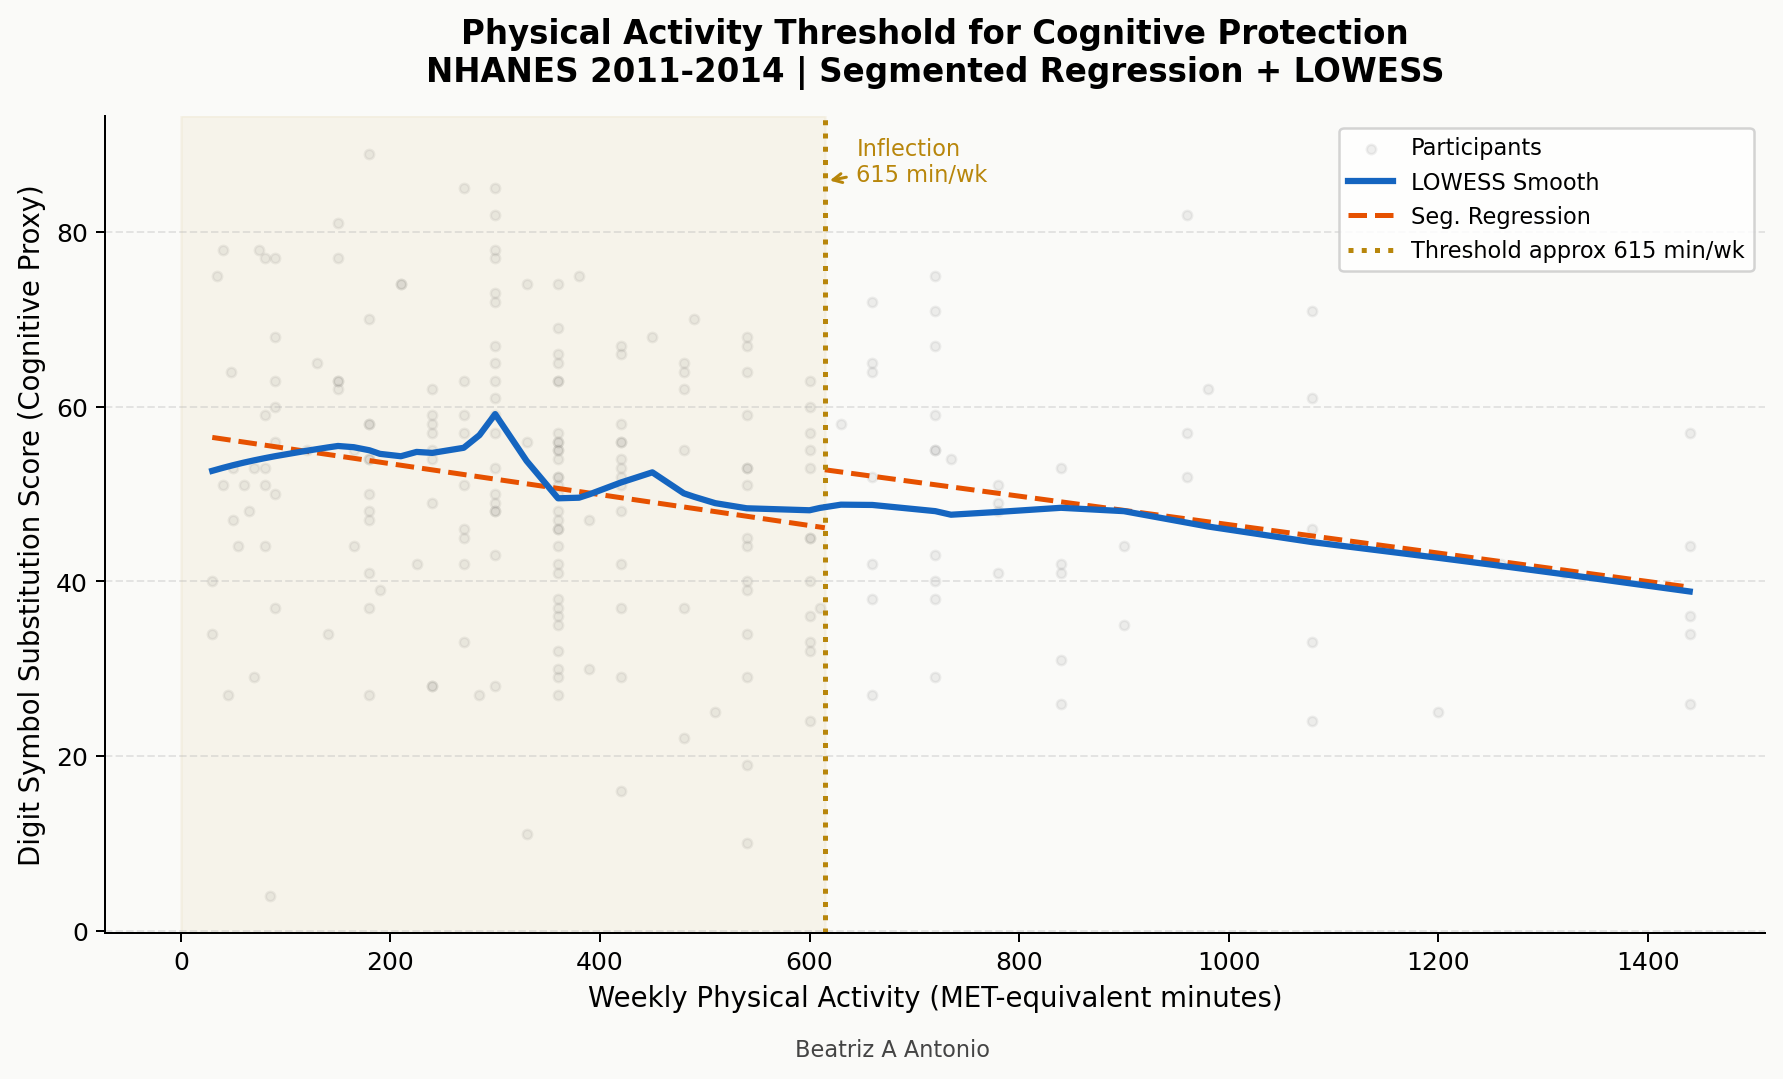

Recreate this plot in Python.
"""NHANES activity threshold analysis entry point.

Place downloaded NHANES XPT files in data/raw, then extend this script to
merge, clean, analyze, and chart the processed dataset.
"""

import os
from pathlib import Path

import pandas as pd
import requests
import numpy as np
import statsmodels.api as sm
from scipy.optimize import minimize_scalar
from statsmodels.nonparametric.smoothers_lowess import lowess

PROJECT_DIR = Path(__file__).resolve().parent
os.environ.setdefault("MPLCONFIGDIR", str(PROJECT_DIR / ".matplotlib"))

import matplotlib

matplotlib.use("Agg")
import matplotlib.pyplot as plt


RAW_DATA_DIR = PROJECT_DIR / "data" / "raw"
PROCESSED_DATA_DIR = PROJECT_DIR / "data" / "processed"
CHARTS_DIR = PROJECT_DIR / "outputs" / "charts"

BASE_URL = "https://wwwn.cdc.gov/Nchs/Data/Nhanes/Public/"
NHANES_FILES = {
    "PAQ_G.XPT": BASE_URL + "2011/DataFiles/PAQ_G.xpt",
    "PAQ_H.XPT": BASE_URL + "2013/DataFiles/PAQ_H.xpt",
    "CFQ_G.XPT": BASE_URL + "2011/DataFiles/CFQ_G.xpt",
    "CFQ_H.XPT": BASE_URL + "2013/DataFiles/CFQ_H.xpt",
}


def is_xport_file(path: Path) -> bool:
    """Return whether a file appears to be a SAS XPORT file."""
    if not path.exists():
        return False

    return path.read_bytes().startswith(b"HEADER RECORD*******")


def download_raw_files() -> None:
    """Download required NHANES XPT files into data/raw."""
    RAW_DATA_DIR.mkdir(parents=True, exist_ok=True)

    for filename, url in NHANES_FILES.items():
        destination = RAW_DATA_DIR / filename
        if is_xport_file(destination):
            print(f"{filename} already exists.")
            continue

        print(f"Downloading {filename}...")
        response = requests.get(url, timeout=60)
        response.raise_for_status()
        destination.write_bytes(response.content)

    print("All files ready.")


def load_and_merge_data() -> pd.DataFrame:
    """Load PAQ and CFQ XPT files, then merge them by participant ID."""
    paq_g = pd.read_sas(RAW_DATA_DIR / "PAQ_G.XPT", format="xport", encoding="utf-8")
    paq_h = pd.read_sas(RAW_DATA_DIR / "PAQ_H.XPT", format="xport", encoding="utf-8")
    paq = pd.concat([paq_g, paq_h], ignore_index=True)

    cfq_g = pd.read_sas(RAW_DATA_DIR / "CFQ_G.XPT", format="xport", encoding="utf-8")
    cfq_h = pd.read_sas(RAW_DATA_DIR / "CFQ_H.XPT", format="xport", encoding="utf-8")
    cfq = pd.concat([cfq_g, cfq_h], ignore_index=True)

    return pd.merge(
        paq[["SEQN", "PAD615", "PAD630"]],
        cfq[["SEQN", "CFDDS"]],
        on="SEQN",
        how="inner",
    )


def clean_data(df: pd.DataFrame) -> pd.DataFrame:
    """Clean merged NHANES data and compute weekly activity minutes."""
    df = df.copy()
    df.replace([7777, 9999], np.nan, inplace=True)
    df.dropna(subset=["PAD615", "PAD630", "CFDDS"], inplace=True)

    df["weekly_activity_min"] = df["PAD615"] + 2 * df["PAD630"]
    cap = df["weekly_activity_min"].quantile(0.99)
    df["weekly_activity_min"] = df["weekly_activity_min"].clip(upper=cap)
    df.rename(columns={"CFDDS": "cog_score"}, inplace=True)

    return df


def save_processed_data(df: pd.DataFrame) -> Path:
    """Save cleaned data for analysis."""
    output_path = PROCESSED_DATA_DIR / "clean.csv"
    df[["weekly_activity_min", "cog_score"]].to_csv(output_path, index=False)
    return output_path


def smooth_activity_curve(df: pd.DataFrame) -> tuple[np.ndarray, np.ndarray]:
    """Fit a LOWESS curve for cognitive score by weekly activity minutes."""
    x = df["weekly_activity_min"].values
    y = df["cog_score"].values

    smoothed = lowess(y, x, frac=0.3, it=3, return_sorted=True)
    x_smooth = smoothed[:, 0]
    y_smooth = smoothed[:, 1]

    return x_smooth, y_smooth


def segmented_rss(bp: float, x: np.ndarray, y: np.ndarray) -> float:
    """Compute RSS for a two-segment linear fit at breakpoint bp."""
    left = x <= bp
    right = x > bp
    rss = 0.0

    for mask in [left, right]:
        if mask.sum() < 3:
            return np.inf
        x_segment = sm.add_constant(x[mask])
        model = sm.OLS(y[mask], x_segment).fit()
        rss += model.ssr

    return rss


def find_activity_breakpoint(df: pd.DataFrame) -> float:
    """Find the activity threshold that minimizes two-segment RSS."""
    x = df["weekly_activity_min"].values
    y = df["cog_score"].values
    lo, hi = np.percentile(x, [10, 90])

    result = minimize_scalar(
        segmented_rss,
        bounds=(lo, hi),
        method="bounded",
        args=(x, y),
    )
    return result.x


def fit_segment(x_segment: np.ndarray, y_segment: np.ndarray) -> sm.regression.linear_model.RegressionResultsWrapper:
    """Fit a linear model for one segment."""
    x_with_constant = sm.add_constant(x_segment)
    return sm.OLS(y_segment, x_with_constant).fit()


def fit_threshold_segments(
    df: pd.DataFrame,
    breakpoint: float,
) -> tuple[
    sm.regression.linear_model.RegressionResultsWrapper,
    sm.regression.linear_model.RegressionResultsWrapper,
]:
    """Fit linear models below and above the activity threshold."""
    x = df["weekly_activity_min"].values
    y = df["cog_score"].values
    left_mask = x <= breakpoint
    right_mask = x > breakpoint

    left_model = fit_segment(x[left_mask], y[left_mask])
    right_model = fit_segment(x[right_mask], y[right_mask])

    return left_model, right_model


def save_activity_threshold_chart(
    df: pd.DataFrame,
    x_smooth: np.ndarray,
    y_smooth: np.ndarray,
    breakpoint: float,
    left_model: sm.regression.linear_model.RegressionResultsWrapper,
    right_model: sm.regression.linear_model.RegressionResultsWrapper,
) -> tuple[Path, Path]:
    """Save scatter, LOWESS, segmented regression, and threshold chart."""
    x = df["weekly_activity_min"].values
    y = df["cog_score"].values
    left_mask = x <= breakpoint
    right_mask = x > breakpoint

    fig, ax = plt.subplots(figsize=(10, 6))
    fig.patch.set_facecolor("#FAFAF8")
    ax.set_facecolor("#FAFAF8")

    ax.scatter(x, y, alpha=0.12, s=14, color="#888888", label="Participants")
    ax.plot(
        x_smooth,
        y_smooth,
        color="#1565C0",
        lw=2.5,
        label="LOWESS Smooth",
        zorder=3,
    )

    x_left = np.linspace(x[left_mask].min(), breakpoint, 200)
    x_right = np.linspace(breakpoint, x[right_mask].max(), 200)
    y_left = left_model.params[0] + left_model.params[1] * x_left
    y_right = right_model.params[0] + right_model.params[1] * x_right

    ax.plot(x_left, y_left, "--", color="#E65100", lw=2, label="Seg. Regression")
    ax.plot(x_right, y_right, "--", color="#E65100", lw=2)

    ax.axvline(
        breakpoint,
        color="#B8860B",
        lw=2,
        linestyle=":",
        label=f"Threshold approx {breakpoint:.0f} min/wk",
    )
    ax.axvspan(0, breakpoint, alpha=0.06, color="#B8860B")

    y_top = ax.get_ylim()[1]
    ax.annotate(
        f"Inflection\n{breakpoint:.0f} min/wk",
        xy=(breakpoint, y_top * 0.92),
        xytext=(breakpoint + 30, y_top * 0.92),
        fontsize=9,
        color="#B8860B",
        arrowprops={"arrowstyle": "->", "color": "#B8860B", "lw": 1.2},
    )

    ax.set_xlabel("Weekly Physical Activity (MET-equivalent minutes)", fontsize=11)
    ax.set_ylabel("Digit Symbol Substitution Score (Cognitive Proxy)", fontsize=11)
    ax.set_title(
        "Physical Activity Threshold for Cognitive Protection\n"
        "NHANES 2011-2014 | Segmented Regression + LOWESS",
        fontsize=13,
        fontweight="bold",
        pad=14,
    )
    fig.text(
        0.5,
        0.01,
        "Beatriz A Antonio",
        ha="center",
        va="bottom",
        fontsize=9,
        color="#444444",
    )
    ax.legend(framealpha=0.85, fontsize=9)
    ax.spines[["top", "right"]].set_visible(False)
    ax.grid(axis="y", alpha=0.3, linestyle="--")

    png_path = CHARTS_DIR / "activity_threshold.png"
    svg_path = CHARTS_DIR / "activity_threshold.svg"
    fig.tight_layout(rect=(0, 0.03, 1, 1))
    fig.savefig(png_path, dpi=180, bbox_inches="tight")
    fig.savefig(svg_path, bbox_inches="tight")
    plt.close(fig)

    return png_path, svg_path


def main() -> None:
    """Run the activity threshold analysis."""
    PROCESSED_DATA_DIR.mkdir(parents=True, exist_ok=True)
    CHARTS_DIR.mkdir(parents=True, exist_ok=True)
    download_raw_files()

    raw_files = sorted(RAW_DATA_DIR.glob("*.XPT"))
    print(f"Found {len(raw_files)} NHANES XPT file(s) in {RAW_DATA_DIR}")

    df = load_and_merge_data()
    print(f"Merged dataset: {len(df)} participants")

    clean_df = clean_data(df)
    output_path = save_processed_data(clean_df)
    print(f"Clean dataset: {len(clean_df)} rows")
    print(f"Saved processed data to {output_path}")

    x_smooth, y_smooth = smooth_activity_curve(clean_df)
    print(f"LOWESS curve: {len(x_smooth)} smoothed points")

    breakpoint = find_activity_breakpoint(clean_df)
    print(f"Inflection point: {breakpoint:.1f} min/week")

    left_model, right_model = fit_threshold_segments(clean_df, breakpoint)
    print("--- Left segment (below threshold) ---")
    print(f"  Slope: {left_model.params[1]:.4f}  p={left_model.pvalues[1]:.4f}")
    print("--- Right segment (above threshold) ---")
    print(f"  Slope: {right_model.params[1]:.4f}  p={right_model.pvalues[1]:.4f}")

    png_path, svg_path = save_activity_threshold_chart(
        clean_df,
        x_smooth,
        y_smooth,
        breakpoint,
        left_model,
        right_model,
    )
    print(f"Chart saved to {png_path}")
    print(f"Chart saved to {svg_path}")


if __name__ == "__main__":
    main()
